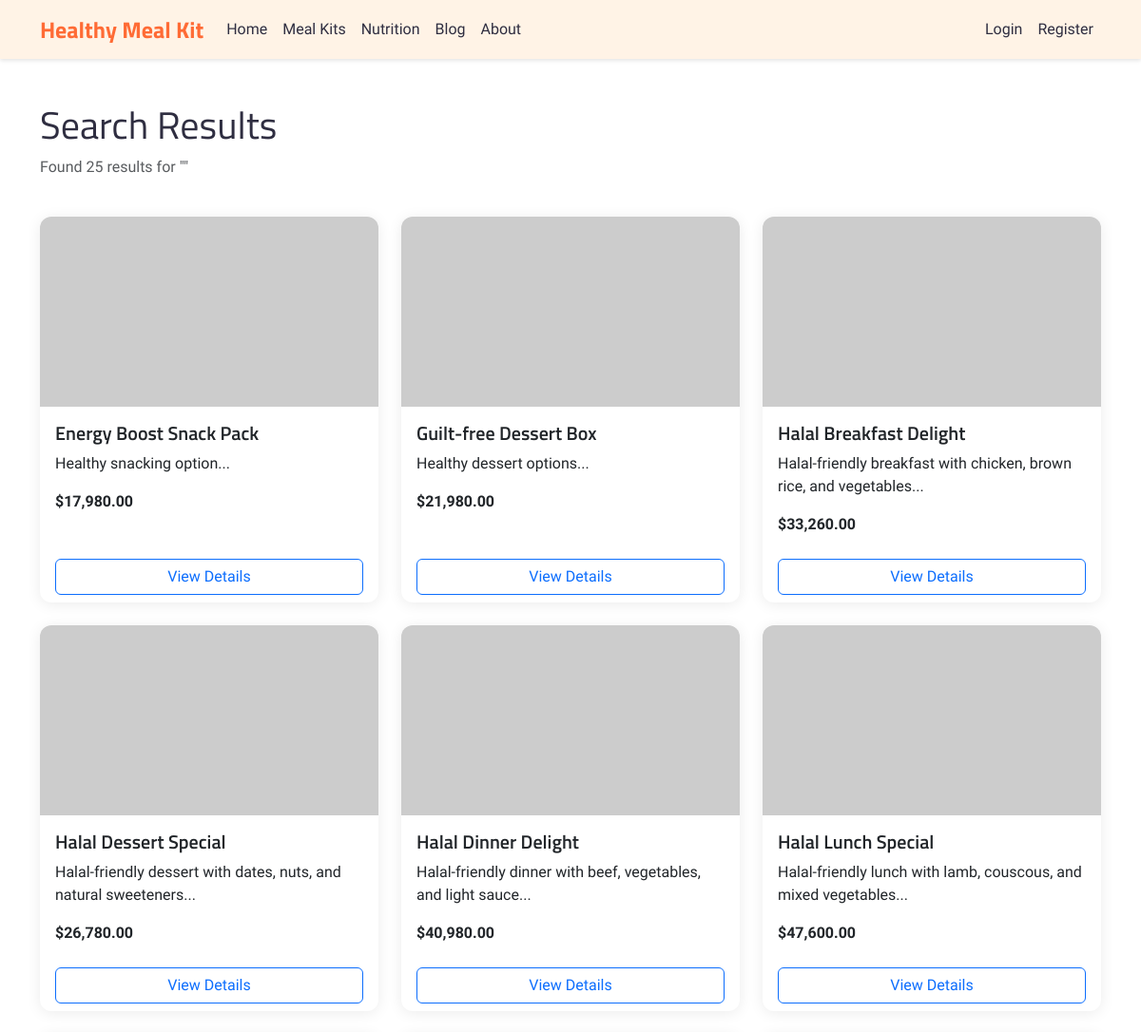
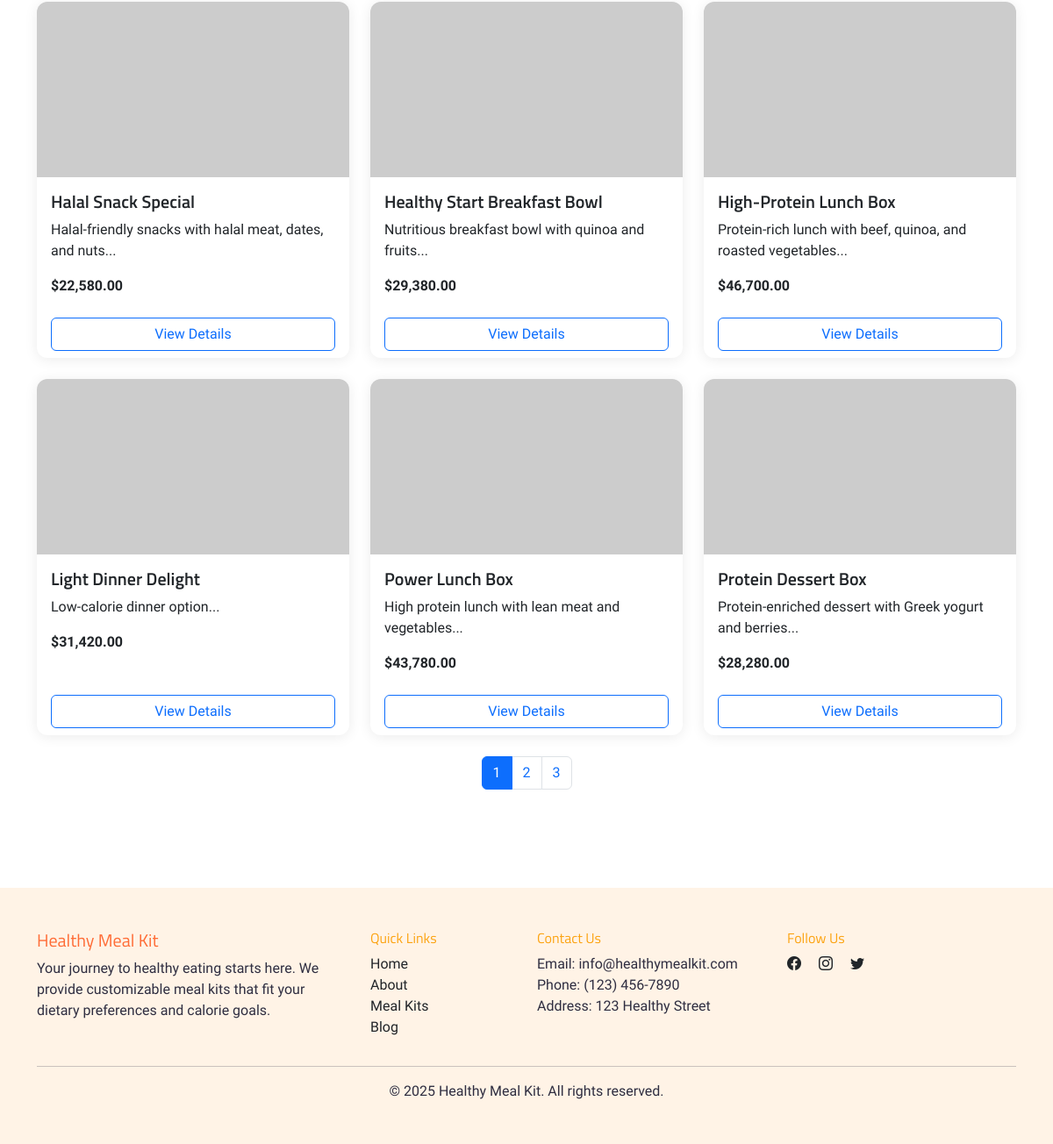
The page /search-results.php on the database as committed earlier (2 pictures, top to bottom).
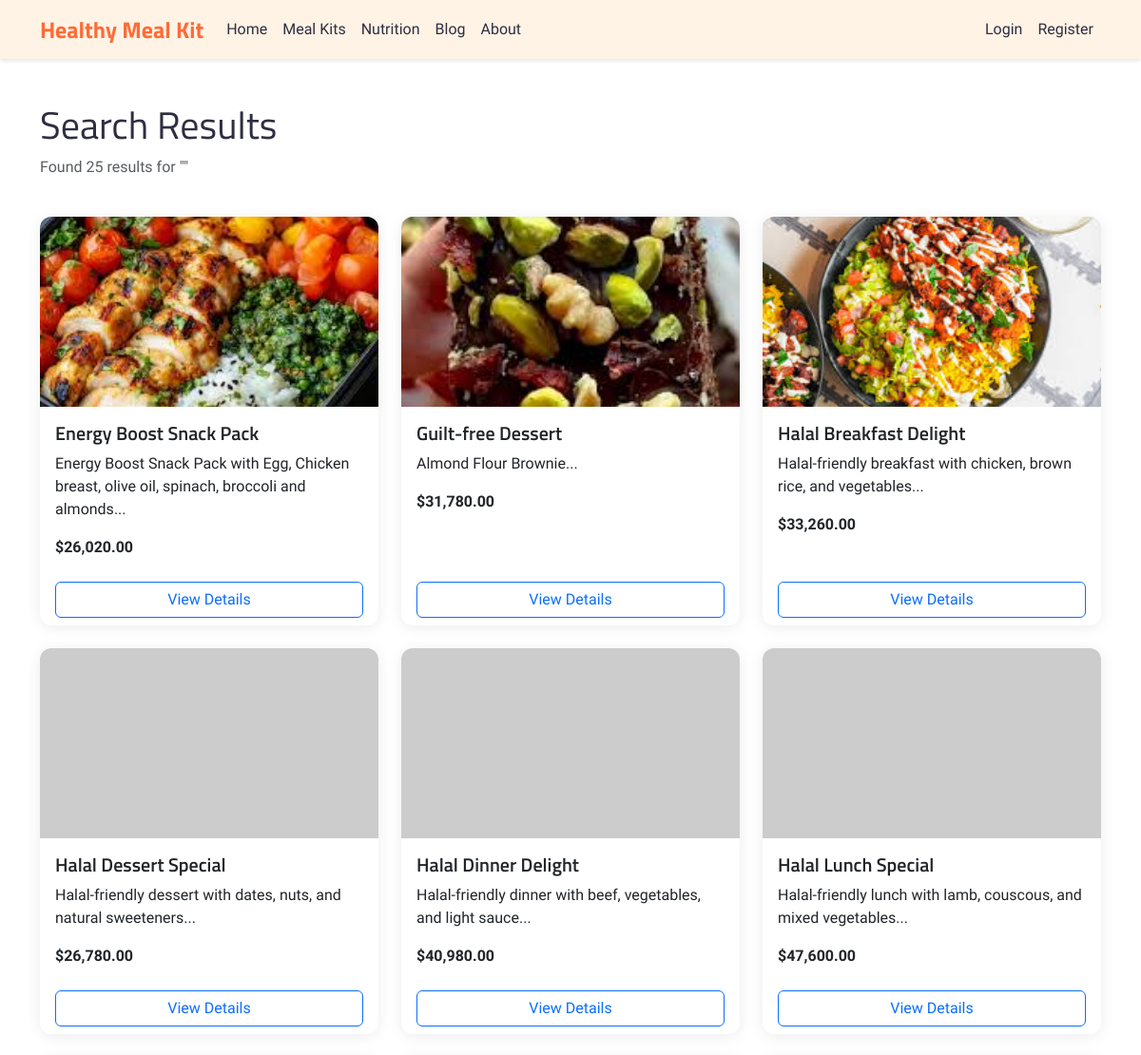
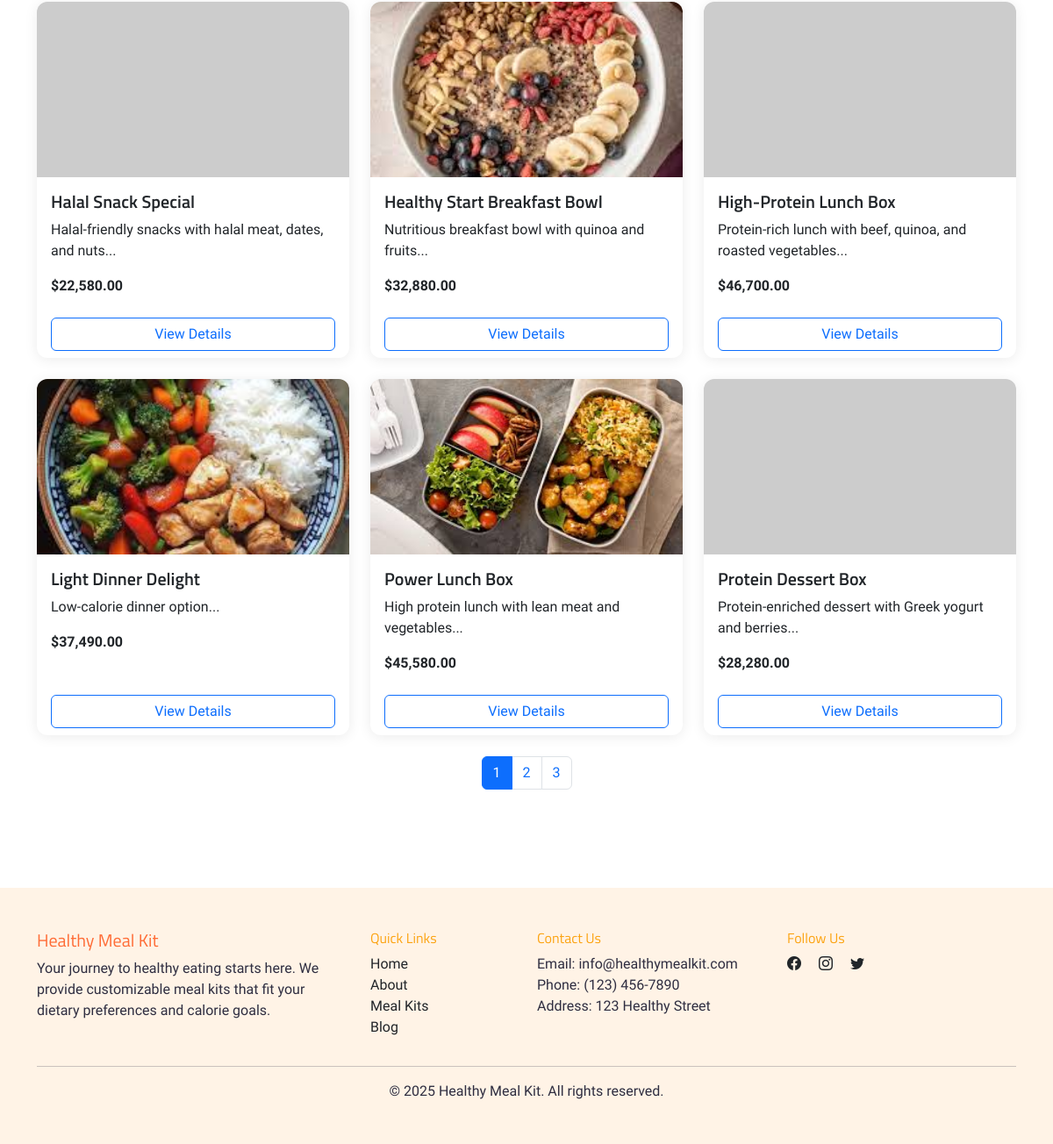
The same page on the database as committed later (2 pictures, top to bottom).
### tables this page shows
CREATE TABLE meal_kits (
    meal_kit_id INT PRIMARY KEY AUTO_INCREMENT,
    name VARCHAR(100) NOT NULL,
    description TEXT NOT NULL,
    category_id INT,
    preparation_price INT NOT NULL,
    base_calories INT NOT NULL COMMENT 'Calculated from sum of ingredients',
    cooking_time INT,
    servings INT,
    image_url VARCHAR(255),
    is_active TINYINT(1) DEFAULT 1 COMMENT '0: inactive, 1: active',
    created_at TIMESTAMP DEFAULT CURRENT_TIMESTAMP,
    FOREIGN KEY (category_id) REFERENCES categories(category_id)
);

### search-results.php (the view, shortened to what this page needs)
<?php
require_once 'config/connection.php';
function get_meal_kit_image_url($image_url_db, $meal_kit_name) {
    if (!$image_url_db) return 'https://placehold.co/600x400/FFF3E6/FF6B35?text=' . urlencode($meal_kit_name);
    $parts = explode('/', trim($_SERVER['SCRIPT_NAME'], '/'));
    $projectBase = '/' . $parts[0];
    return $projectBase . '/uploads/meal-kits/' . $image_url_db;
}
$query = isset($_GET['q']) ? trim($_GET['q']) : '';
$page = isset($_GET['page']) ? (int)$_GET['page'] : 1;
$per_page = 12;
$offset = ($page - 1) * $per_page;
$total_count = $mysqli->query("SELECT COUNT(*) as count
                              FROM meal_kits
                              WHERE name LIKE '%$query%'
                              OR description LIKE '%$query%'")->fetch_assoc()['count'];
$total_pages = ceil($total_count / $per_page);
$stmt = $mysqli->prepare("
    SELECT
                mk.meal_kit_id,
                mk.name,
                mk.description,
                (mk.preparation_price + IFNULL(SUM(i.price_per_100g * mki.default_quantity / 100), 0)) as price,
                mk.image_url
            FROM meal_kits mk
            LEFT JOIN meal_kit_ingredients mki ON mk.meal_kit_id = mki.meal_kit_id
            LEFT JOIN ingredients i ON mki.ingredient_id = i.ingredient_id
            WHERE (mk.name LIKE ? OR mk.description LIKE ?) AND mk.is_active = 1
            GROUP BY mk.meal_kit_id
    ORDER BY name ASC
    LIMIT ? OFFSET ?
");
$searchTerm = "%$query%";
$stmt->bind_param("ssii", $searchTerm, $searchTerm, $per_page, $offset);
$stmt->execute();
$result = $stmt->get_result();
?>
<!DOCTYPE html>
<html lang="en">
<head>
    <link href="https://cdn.jsdelivr.net/npm/bootstrap@5.3.0/dist/css/bootstrap.min.css" rel="stylesheet">
    <link rel="stylesheet" href="https://cdn.jsdelivr.net/npm/bootstrap-icons@1.11.3/font/bootstrap-icons.min.css">
    <link rel="stylesheet" href="assets/css/style.css">
</head>
<body>
    <?php include 'includes/navbar.php'; ?>
    <div class="container py-5">
        <div class="row mb-4">
            <div class="col">
                <h1>Search Results</h1>
                <p class="text-muted">
                    Found <?php echo $total_count; ?> results for "<?php echo htmlspecialchars($query); ?>"
                </p>
            </div>
        </div>
        <?php if ($total_count > 0): ?>
        <div class="row row-cols-1 row-cols-md-2 row-cols-lg-3 g-4">
            <?php while ($meal = $result->fetch_assoc()): ?>
            <div class="col">
                <div class="card h-100">
                    <?php $img_url = get_meal_kit_image_url($meal['image_url'], $meal['name']); ?>
                    <img src="<?php echo htmlspecialchars($img_url); ?>" class="card-img-top" alt="Meal Kit Image">
                    <div class="card-body">
                        <h5 class="card-title"><?php echo htmlspecialchars($meal['name']); ?></h5>
                        <p class="card-text">
                            <?php echo htmlspecialchars(substr($meal['description'], 0, 100)) . '...'; ?></p>
                        <div class="d-flex justify-content-between align-items-center">
                            <div class="price-tag">
                                <strong>$<?php echo number_format($meal['price'], 2); ?></strong>
                            </div>
                        </div>
                    </div>
                    <div class="card-footer bg-transparent border-top-0">
                        <a href="meal-details.php?id=<?php echo $meal['meal_kit_id']; ?>"
                            class="btn btn-outline-primary w-100">View Details</a>
                    </div>
                </div>
            </div>
            <?php endwhile; ?>
        </div>
        <?php if ($total_pages > 1): ?>
        <div class="row mt-4">
            <div class="col">
                <nav aria-label="Search results pages">
                    <ul class="pagination justify-content-center">
                        <?php for ($i = 1; $i <= $total_pages; $i++): ?>
                        <li class="page-item <?php echo $i === $page ? 'active' : ''; ?>">
                            <a class="page-link" href="?q=<?php echo urlencode($query); ?>&page=<?php echo $i; ?>">
                                <?php echo $i; ?>
                            </a>
                        </li>
                        <?php endfor; ?>
                    </ul>
                </nav>
            </div>
        </div>
        <?php endif; ?>
        <?php else: ?>
        <div class="alert alert-info">
            No meal kits found matching your search criteria.
        </div>
        <?php endif; ?>
    </div>
    <?php include 'includes/footer.php'; ?>
</body>
</html>

### includes/navbar.php (shortened to what this page needs)
<?php
$current_page = basename($_SERVER['PHP_SELF']);
?>
<nav class="navbar navbar-expand-lg navbar-custom">
    <div class="container">
        <a class="navbar-brand" href="index.php">Healthy Meal Kit</a>
        <div class="collapse navbar-collapse" id="navbarNav">
            <ul class="navbar-nav me-auto">
                <li class="nav-item">
                    <a class="nav-link <?php echo $current_page === 'index.php' ? 'active' : ''; ?>" href="index.php">Home</a>
                </li>
                <li class="nav-item">
                    <a class="nav-link <?php echo $current_page === 'meal-kits.php' ? 'active' : ''; ?>" href="meal-kits.php">Meal Kits</a>
                </li>
                <li class="nav-item">
                    <a class="nav-link <?php echo $current_page === 'nutrition.php' ? 'active' : ''; ?>" href="nutrition.php">Nutrition</a>
                </li>
                <li class="nav-item">
                    <a class="nav-link <?php echo $current_page === 'blog.php' ? 'active' : ''; ?>" href="blog.php">Blog</a>
                </li>
                <li class="nav-item">
                    <a class="nav-link <?php echo $current_page === 'about.php' ? 'active' : ''; ?>" href="about.php">About</a>
                </li>
            </ul>
            <?php if (isset($_SESSION['user_id'])): ?>
            <form class="d-flex position-relative me-3" role="search">
                <div class="input-group">
                    <input type="text" class="form-control" id="navbarSearch" placeholder="Search meal kits..."
                           aria-label="Search meal kits">
                    <button class="btn btn-outline-success" type="button" id="navbarSearchBtn">
                        <i class="bi bi-search"></i>
                    </button>
                </div>
                <div class="search-results-wrapper position-absolute w-100">
                    <div class="live-search-results" id="liveSearchResults">
                    </div>
                </div>
            </form>
                <ul class="navbar-nav">
                    <li class="nav-item dropdown">
                        <button class="nav-link dropdown-toggle border-0 bg-transparent" data-bs-toggle="dropdown" aria-expanded="false">
                            <i class="bi bi-person-circle"></i>
                            <?php echo htmlspecialchars($_SESSION['full_name']); ?>
                        </button>
                        <ul class="dropdown-menu dropdown-menu-end">
                            <li><a class="dropdown-item" href="profile.php">My Profile</a></li>
                            <li><a class="dropdown-item" href="orders.php">My Orders</a></li>
                            <li><a class="dropdown-item" href="favorites.php">Favorites <span class="badge bg-primary" id="favoritesCount">0</span></a></li>
                            <li><hr class="dropdown-divider"></li>
                            <li><a class="dropdown-item" href="api/auth/logout.php">Logout</a></li>
                        </ul>
                    </li>
                    <li class="nav-item ms-2">
                        <a class="nav-link" href="orders.php" id="notificationBell">
                            <i class="bi bi-bell"></i>
                            <span class="badge bg-danger" id="notificationCount" style="display:none;">0</span>
                        </a>
                    </li>
                    <li class="nav-item ms-2">
                        <a class="nav-link" href="cart.php">
                            <i class="bi bi-cart3"></i>
                            <span class="badge bg-primary" id="cartCount">0</span>
                        </a>
                    </li>
                </ul>
            <?php else: ?>
                <ul class="navbar-nav">
                    <li class="nav-item">
                        <a class="nav-link" href="login.php">Login</a>
                    </li>
                    <li class="nav-item">
                        <a class="nav-link" href="register.php">Register</a>
                    </li>
                </ul>
            <?php endif; ?>
        </div>
    </div>
</nav>

### includes/footer.php (shortened to what this page needs)
<footer class="footer">
    <div class="container">
        <div class="row">
            <div class="col-md-4 mb-4 mb-md-0">
                <h5 class="text-primary-custom">Healthy Meal Kit</h5>
                <p>Your journey to healthy eating starts here. We provide customizable meal kits that fit your dietary preferences and calorie goals.</p>
            </div>
            <div class="col-md-2 mb-4 mb-md-0">
                <h6 class="text-secondary-custom">Quick Links</h6>
                <ul class="list-unstyled">
                    <li><a href="index.php" class="text-dark text-decoration-none">Home</a></li>
                    <li><a href="about.php" class="text-dark text-decoration-none">About</a></li>
                    <li><a href="meal-kits.php" class="text-dark text-decoration-none">Meal Kits</a></li>
                    <li><a href="blog.php" class="text-dark text-decoration-none">Blog</a></li>
                </ul>
            </div>
            <div class="col-md-3 mb-4 mb-md-0">
                <h6 class="text-secondary-custom">Contact Us</h6>
                <ul class="list-unstyled">
                    <li>Email: info@healthymealkit.com</li>
                    <li>Phone: (123) 456-7890</li>
                    <li>Address: 123 Healthy Street</li>
                </ul>
            </div>
            <div class="col-md-3">
                <h6 class="text-secondary-custom">Follow Us</h6>
                <div class="social-links">
                    <a href="#" class="text-dark text-decoration-none me-3"><i class="bi bi-facebook"></i></a>
                    <a href="#" class="text-dark text-decoration-none me-3"><i class="bi bi-instagram"></i></a>
                    <a href="#" class="text-dark text-decoration-none me-3"><i class="bi bi-twitter"></i></a>
                </div>
            </div>
        </div>
        <hr>
        <div class="row">
            <div class="col-12 text-center">
                <p class="mb-0">&copy; <?php echo date('Y'); ?> Healthy Meal Kit. All rights reserved.</p>
            </div>
        </div>
    </div>
</footer>

### assets/css/style.css (style rules this page uses)
:root { --primary: #FF6B35; --secondary: #FCA311; --accent: #FFD23F; --light: #FFF3E6; --white: #FFFFFF; --dark: #2F2E41; --heading-font: 'Titillium Web', sans-serif; --body-font: 'Schibsted Grotesk', sans-serif; }
body { font-family: var(--body-font); color: var(--dark); padding-top: 60px; }
h1, h2, h3, h4, h5, h6 { font-family: var(--heading-font); }
.navbar-custom { background-color: var(--light); box-shadow: 0 2px 4px rgba(0,0,0,0.1); position: fixed; top: 0; right: 0; left: 0; z-index: 1030; }
.navbar-custom .navbar-brand { color: var(--primary); font-weight: 700; font-size: 1.5rem; font-family: var(--heading-font); }
.navbar-custom .nav-link { color: var(--dark); font-weight: 500; transition: color 0.3s ease; }
.footer { background-color: var(--light); padding: 3rem 0; margin-top: 3rem; }
.card { border: none; box-shadow: 0 2px 15px rgba(0,0,0,0.08); border-radius: 12px; overflow: hidden; }
.card-img-top { height: 200px; object-fit: cover; }
.card-title { font-family: var(--heading-font); font-weight: 600; }
.card-text { font-family: var(--body-font); font-weight: 300; }
.text-primary-custom { color: var(--primary); }
.text-secondary-custom { color: var(--secondary); }

Rows that differ between the two databases and show on the page:
changed meal_kits "Energy Boost Snack Pack": image_url+name: picture added in place of a placeholder; description "Healthy snacking option" → "Energy Boost Snack Pack with Egg, Chicken breast, olive oil, spinach, broccoli and almonds"; price "17,980.00" → "26,020.00"
changed meal_kits: image_url+name: picture added in place of a placeholder; name "Guilt-free Dessert Box" → "Guilt-free Dessert"; description "Healthy dessert options" → "Almond Flour Brownie"; price "21,980.00" → "31,780.00"
changed meal_kits "Halal Breakfast Delight": image_url+name: picture added in place of a placeholder
changed meal_kits "Healthy Start Breakfast Bowl": image_url+name: picture added in place of a placeholder; price "29,380.00" → "32,880.00"
changed meal_kits "Light Dinner Delight": image_url+name: picture added in place of a placeholder; price "31,420.00" → "37,490.00"
changed meal_kits "Power Lunch Box": image_url+name: picture added in place of a placeholder; price "43,780.00" → "45,580.00"
